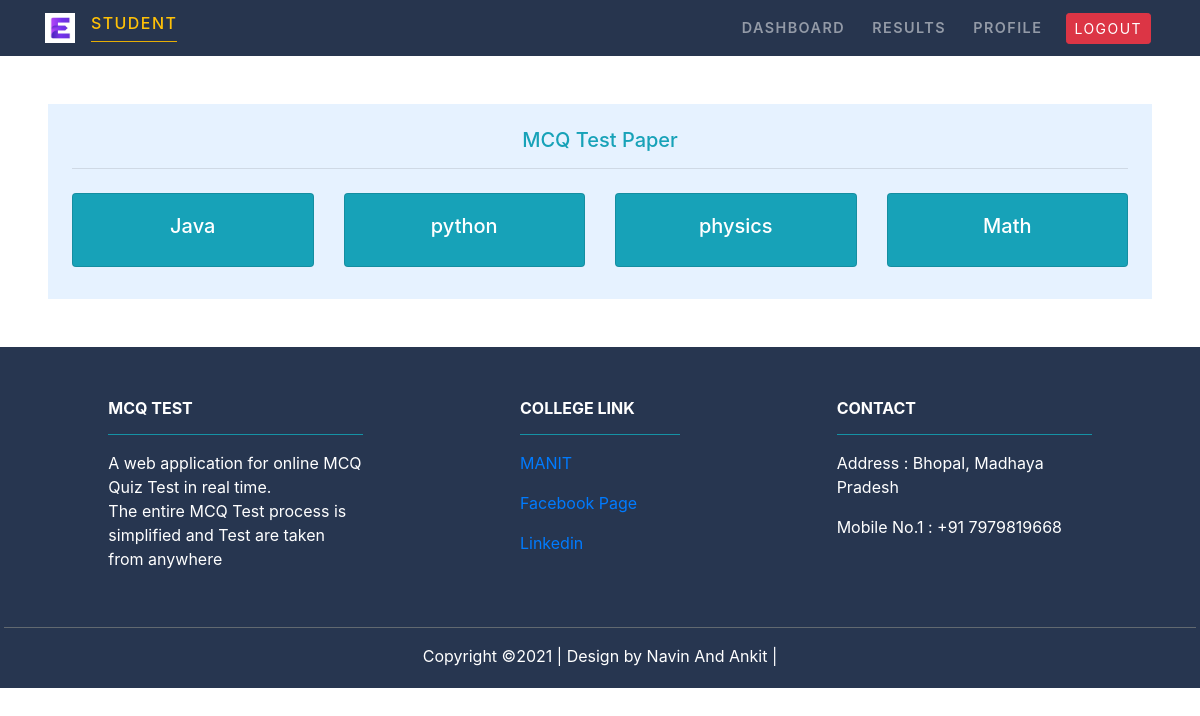
Page /student/StudentDashboard/ on the committed database.
### MCQ_Test/models.py (models this page shows, shortened)
class Subject(models.Model):
   subject = models.CharField(max_length=50)

### Student/views.py (the view)
# urls.py: path('StudentDashboard/', views.student_dash,name='studentdash'),
def student_dash(request):
    sub= Subject.objects.all()
    return render(request,'Student/studentdash.html',{'sub':sub})

### Student/templates/Student/studentdash.html
{% extends 'Student/studentbase.html' %}
{% load static %}
{% block content %}
<div class="p-5">
<div class="container p-4" style=" background-color:#e6f2ff">
    <div class="row">
        <div class="col-md-12 text-center text-info">
            <h5> MCQ Test Paper</h5>
            <hr>
        </div>
            {%for s in sub%}
        <div class="col-md-3 py-2">
            <a href="{% url 'examinstruction' s.id %}" class="card text-white text-center bg-info ">
                <div class="card-body">
                    <h5 >{{s.subject}}</h5>
                </div>
            </a>
        </div>
                {%endfor%}
    </div>
 </div>
 </div>
{% endblock content %}

### rows in the picture
Subject: subject "Java"
Subject: subject "python"
Subject: subject "physics"
Subject: subject "Math"
